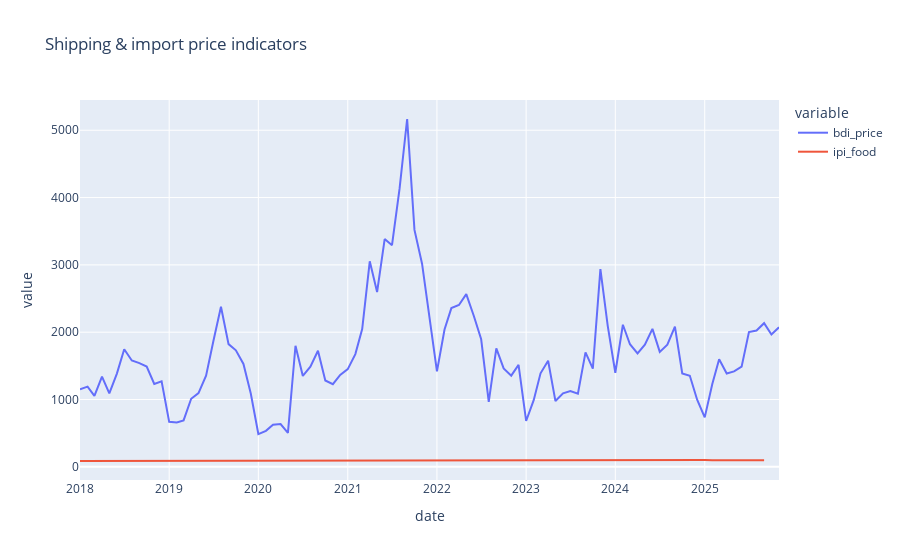
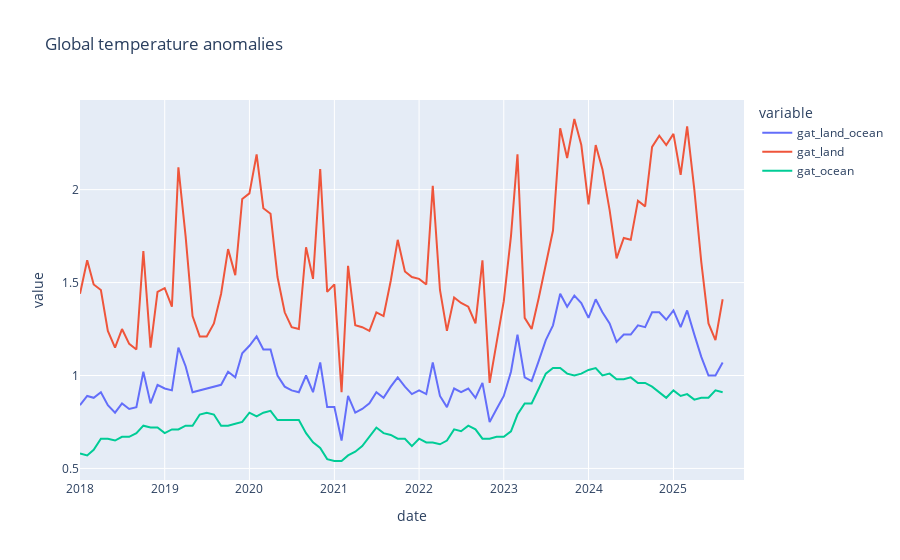
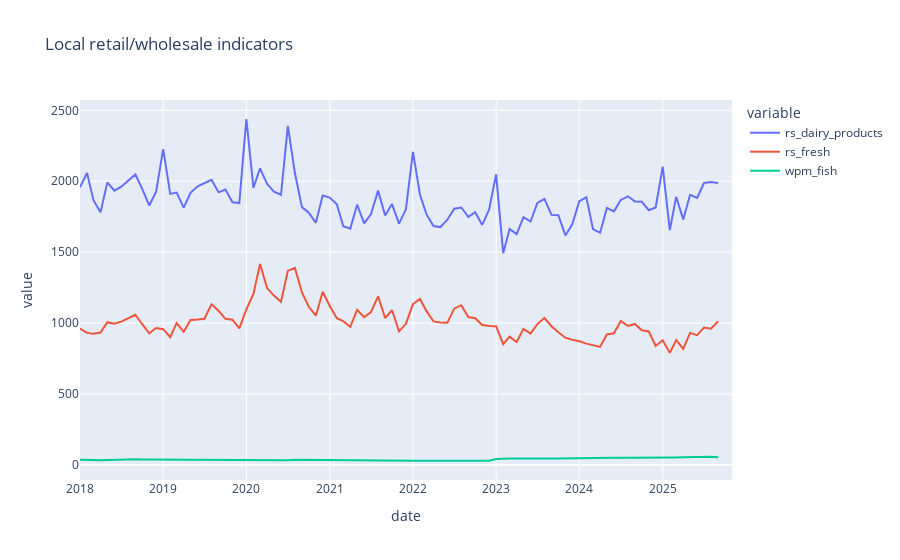

These figures' notebook cell, in order:
### Code cell
# Optional: time-series by driver family

# Shipping and import prices
fig = px.line(df, x="date", y=["bdi_price", "ipi_food"], title="Shipping & import price indicators")
save_fig(fig, "06_shipping_import.png")
fig.show()

# Climate anomalies
climate_cols = [c for c in ["gat_land_ocean", "gat_land", "gat_ocean"] if c in df.columns]
if climate_cols:
    fig = px.line(df, x="date", y=climate_cols, title="Global temperature anomalies")
    save_fig(fig, "07_climate_anomalies.png")
    fig.show()

# Local retail indicators
retail_cols = [c for c in ["rs_dairy_products", "rs_fresh", "wpm_fish"] if c in df.columns]
fig = px.line(df, x="date", y=retail_cols, title="Local retail/wholesale indicators")
save_fig(fig, "08_retail_indicators.png")
fig.show()
